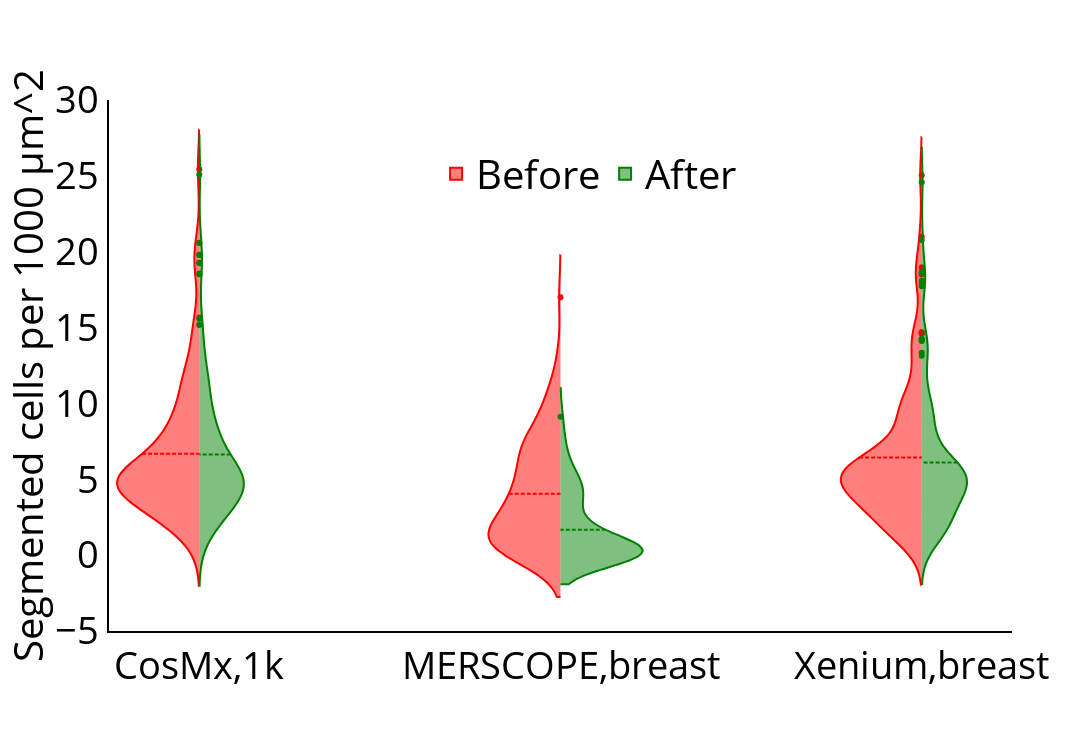

Write notebook code for a chart like this one.
### Code cell
fontsize = 40
width = 1100
height = 750

groupby = 'Platform_Panel'


# df = df_c_all.loc[df_c_all['Sample'].str.contains('2024', na=False)]
# df['Platform'] = df['Platform_Panel'].apply(lambda x: x.split(",")[0])
df = df_c_all.copy()

fig = go.Figure()

fig.add_trace(go.Violin(x=df[groupby][df['Filtration'] == 'Before'],
                        y=df[f'{plot_metric}'][df['Filtration'] == 'Before'],
                        legendgroup='Yes', scalegroup='Yes', name='Before',
                        side='negative',
                        line_color='red',
                        showlegend=True)
             )
fig.add_trace(go.Violin(x=df[groupby][df['Filtration'] == 'After'],
                        y=df[f'{plot_metric}'][df['Filtration'] == 'After'],
                        legendgroup='No', scalegroup='No', name='After',
                        side='positive',
                        line_color='green',
                        showlegend=True)
             )
fig.update_traces(meanline_visible=True)
fig.update_yaxes(title_text=f"Segmented cells per {count_of_unit} {unit}",
                title_font=dict(size=fontsize), range=[-5,30], tickfont=dict(size=fontsize-2), showline=True, linewidth=2, linecolor='black')
fig.update_xaxes(title_text="", tickfont=dict(size=fontsize-2), showline=True, linewidth=2, linecolor='black')




fig.update_layout(
    violingap=0.35,  # Set the gap between violins
    violinmode='overlay',  # Overlay mode for violins
    width=width,  # Set the width of the figure
    height=height,  # Set the height of the figure
    legend=dict(
        orientation="h",  # horizontal alignment
        yanchor="bottom", 
        y=0.8,  # position legend just above the plot
        xanchor="right",
        x=0.70  # center the legend
    ),
    font=dict(color='black', size=fontsize),
    paper_bgcolor='rgba(0,0,0,0)',
    plot_bgcolor='rgba(0,0,0,0)',
)

fig.show()
pio.write_image(fig, f'figures/Fig_4_Segmentation/Main_Fig_4_B_cell_count.png', scale=4, width=width, height=height)
pio.write_image(fig, f'figures/Fig_4_Segmentation/Main_Fig_4_B_cell_count.eps', scale=4, width=width, height=height)
pio.write_image(fig, f'figures/Fig_4_Segmentation/Main_Fig_4_B_cell_count.svg', scale=4, width=width, height=height)

### Figure 1 — Plotly figure (JSON) as saved in the notebook; plotly's stock layout.template omitted (floating-point values rounded to 4 significant figures; data arrays with more than 128 entries replaced by an {"elided": "..."} marker saying what was removed)
{"data": [{"legendgroup": "Yes", "line": {"color": "red"}, "meanline": {"visible": true}, "name": "Before", "scalegroup": "Yes", "showlegend": true, "side": "negative", "type": "violin", "x": {"elided": "378 str values"}, "y": {"elided": "378 float values"}}, {"legendgroup": "No", "line": {"color": "green"}, "meanline": {"visible": true}, "name": "After", "scalegroup": "No", "showlegend": true, "side": "positive", "type": "violin", "x": {"elided": "339 str values"}, "y": {"elided": "339 float values"}}], "layout": {"font": {"color": "black", "size": 40}, "height": 750, "legend": {"orientation": "h", "x": 0.7, "xanchor": "right", "y": 0.8, "yanchor": "bottom"}, "paper_bgcolor": "rgba(0,0,0,0)", "plot_bgcolor": "rgba(0,0,0,0)", "violingap": 0.35, "violinmode": "overlay", "width": 1100, "xaxis": {"linecolor": "black", "linewidth": 2, "showline": true, "tickfont": {"size": 38}, "title": {"text": ""}}, "yaxis": {"linecolor": "black", "linewidth": 2, "range": [-5, 30], "showline": true, "tickfont": {"size": 38}, "title": {"font": {"size": 40}, "text": "Segmented cells per 1000 µm^2"}}}}
